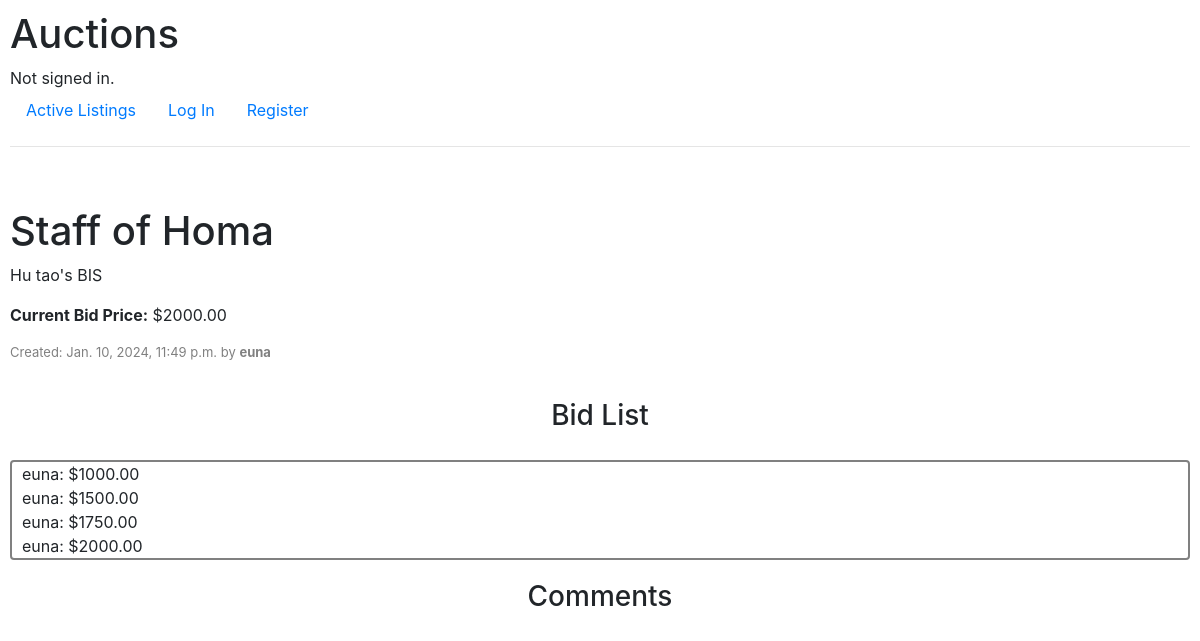
The page /listing/1 on the database as committed earlier.
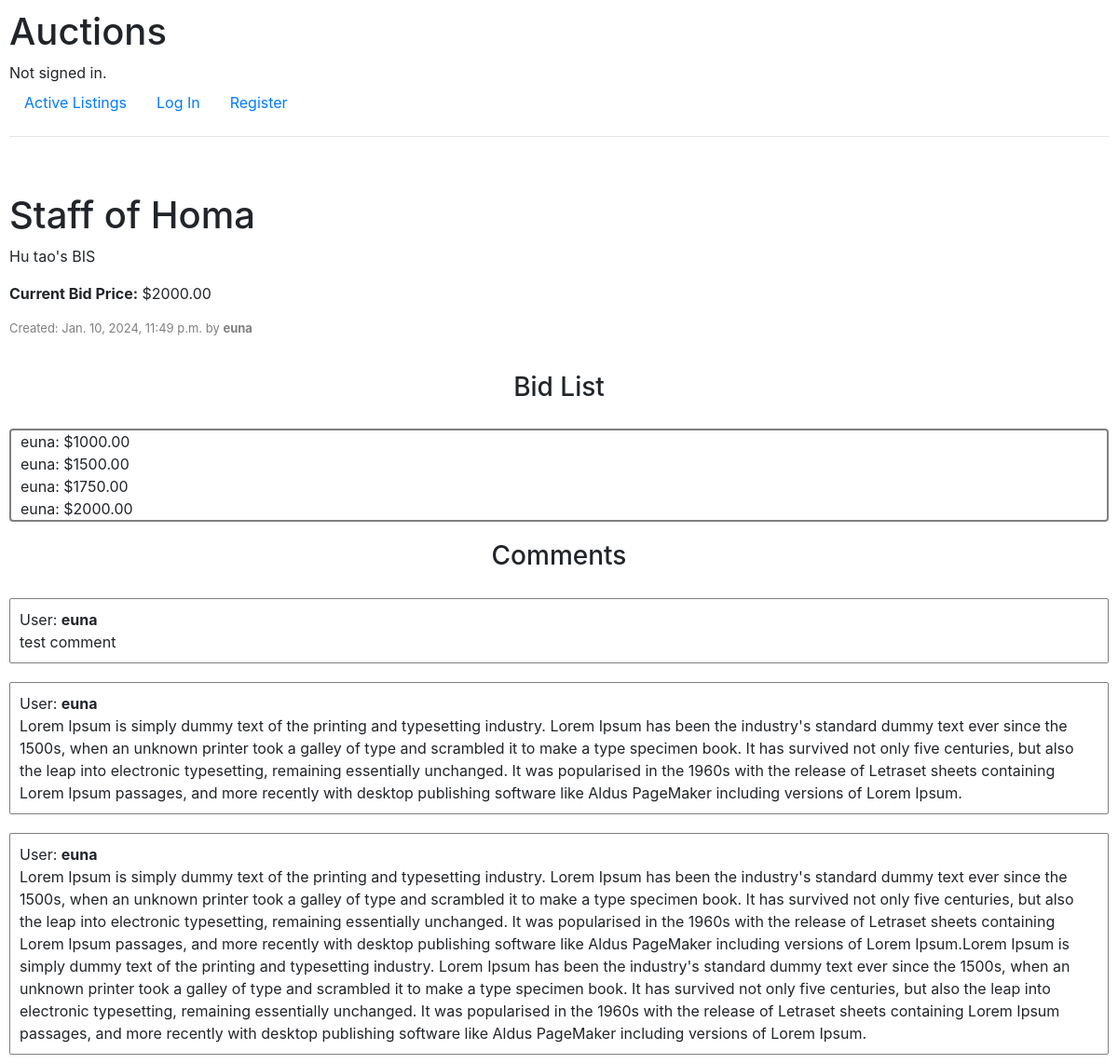
The same page on the database as committed later.
### auctions/models.py (models this page shows)
class Bids(models.Model):
    auction = models.ForeignKey(Auctions, on_delete=models.CASCADE, related_name="bids", default=0)
    bidder = models.ForeignKey(User, on_delete=models.CASCADE, default=0)
    amount = models.DecimalField(max_digits=10, decimal_places=2, default=0)
    timestamp = models.DateTimeField(default=timezone.now)

class User(AbstractUser):
    watchlist = models.ManyToManyField('Auctions', related_name="watchlist")
    pass

class Comments(models.Model):
    auction = models.ForeignKey(Auctions, on_delete=models.CASCADE, related_name="comments", default=0)
    comment = models.CharField(max_length=255, default="")
    user = models.ForeignKey(User, on_delete=models.CASCADE, blank=False, null=False, default=0)

### auctions/views.py (the view)
# urls.py: path("listing/<int:item_id>", views.listing_page, name="listing_page"),
def listing_page(request, item_id):
    item = get_object_or_404(Auctions, pk=item_id)
    bids = Bids.objects.filter(auction=item_id)
    comments = Comments.objects.filter(auction=item_id)
    winner = bids.order_by('-timestamp').first()
    return render(request, "auctions/listing_page.html", {
        "item": item,
        "bids": bids,
        "comments": comments,
        "winner": winner
    })

### auctions/templates/auctions/listing_page.html (shortened to what this page needs)
{% extends 'auctions/layout.html' %}
{% block body %}
    <div class="flex">
        <div class="w-100 text-center" style="max-height: 500px;">
        </div>
        <div class="w-100">
            <h1> {{ item.title }} </h1>
            <p class="description"> {{ item.description }} </p>
            <p><strong>Current Bid Price:</strong> ${{ item.bid }} </p>
            <p class="date"> Created: {{ item.date_listed }} by <strong> {{ item.user}} </strong></p>
        </div>
        <h3>Bid List</h3>
        <div class="bid-list rounded">
            <ul style="list-style-type: none; padding: 0;">
                {% for bid in bids %}
                    <li> {{ bid.bidder }}: ${{ bid.amount }} </li>
                {% endfor %}
            </ul>
        </div>
        <h3>Comments</h3>
        {% for comment in comments %}
            <div class="comment-container">
                <div>
                    User: <strong>{{ comment.user }}</strong>
                </div>
                <div>
                    {{ comment.comment }}
                </div>
            </div>
        {% endfor %}
    </div>
{% endblock %}

Rows that differ between the two databases and show on the page:
added Comments: user "euna", comment "test comment"
added Comments: user "euna", comment "Lorem Ipsum is simply dummy text of the printing and typesetting industry. Lorem Ipsum has been the industry's standard dummy text ever since the 1500s, when an unknown printer took a galley of type and scrambled it to make a type specimen book. It has survived not only five centuries, but also the leap into electronic typesetting, remaining essentially unchanged. It was popularised in the 1960s with the release of Letraset sheets containing Lorem Ipsum passages, and more recently with desktop publishing software like Aldus PageMaker including versions of Lorem Ipsum."
added Comments: user "euna", comment "Lorem Ipsum is simply dummy text of the printing and typesetting industry. Lorem Ipsum has been the industry's standard dummy text ever since the 1500s, when an unknown printer took a galley of type and scrambled it to make a type specimen book. It has survived not only five centuries, but also the leap into electronic typesetting, remaining essentially unchanged. It was popularised in the 1960s with the release of Letraset sheets containing Lorem Ipsum passages, and more recently with desktop publishing software like Aldus PageMaker including versions of Lorem Ipsum.Lorem Ipsum is simply dummy text of the printing and typesetting industry. Lorem Ipsum has been the industry's standard dummy…"
